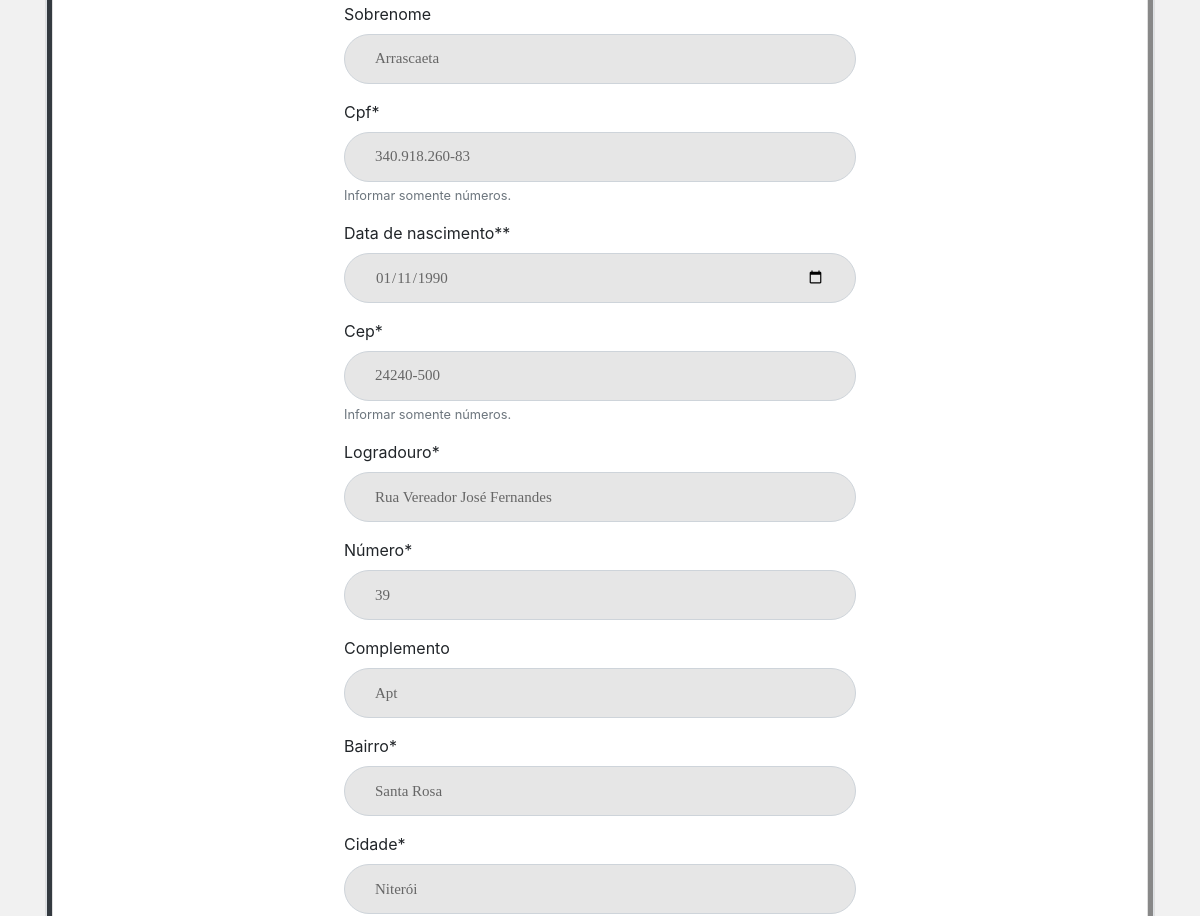
The page /perfil/ (signed in, middle part) on the database as committed earlier.
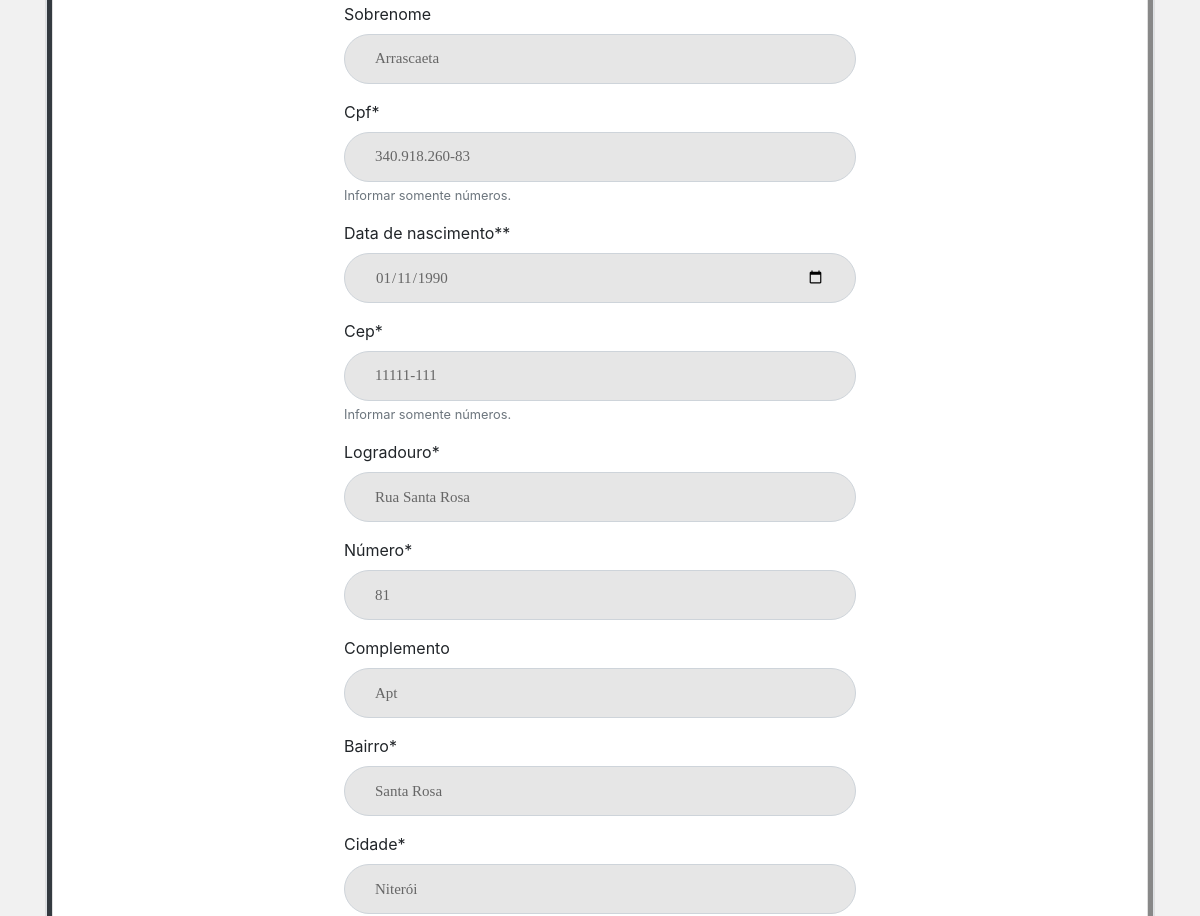
The same page on the database as committed later.
### perfil/models.py (models this page shows, shortened)
class Perfil(models.Model):
    usuario = models.OneToOneField(
        User, on_delete=models.CASCADE, verbose_name='Usuário')
    idade = models.PositiveIntegerField(default=0)
    data_nascimento = models.DateField(verbose_name='Data de nascimento')
    cpf = models.CharField(max_length=14)
    endereco = models.CharField(max_length=50, verbose_name='Endereço')
    numero = models.CharField(max_length=5, verbose_name='Número')
    complemento = models.CharField(max_length=30, blank=True, null=True)
    bairro = models.CharField(max_length=30)
    cep = models.CharField(max_length=9)
    cidade = models.CharField(max_length=30)
    estado = models.CharField(
        max_length=2,
        default='AC',
        choices=(
            ('AC', 'Acre'),
            ('AL', 'Alagoas'),
            ('AP', 'Amapá'),
            ('AM', 'Amazonas'),
            ('BA', 'Bahia'),
            ('CE', 'Ceará'),
            ('DF', 'Distrito Federal'),
            ('ES', 'Espírito Santo'),
            ('GO', 'Goiás'),
            ('MA', 'Maranhão'),
            ('MT', 'Mato Grosso'),
            ('MS', 'Mato Grosso do Sul'),
            ('MG', 'Minas Gerais'),
            ('PA', 'Pará'),
            ('PB', 'Paraíba'),
            ('PR', 'Paraná'),
            ('PE', 'Pernambuco'),
            ('PI', 'Piauí'),
            ('RJ', 'Rio de Janeiro'),
            ('RN', 'Rio Grande do Norte'),
            ('RS', 'Rio Grande do Sul'),
            ('RO', 'Rondônia'),
            ('RR', 'Roraima'),
            ('SC', 'Santa Catarina'),
            ('SP', 'São Paulo'),
            ('SE', 'Sergipe'),
            ('TO', 'Tocantins'),
        )
    )
    class Meta:
        verbose_name = 'Perfil'
        verbose_name_plural = 'Perfis'

### perfil/views.py (the view, shortened to what this page needs)
# urls.py: path('', views.BasePerfil.as_view(), name='entrar'),
class BasePerfil(View):
    template_name = 'perfil/entrar.html'
    def setup(self, *args, **kwargs):
        super().setup(*args, **kwargs)
        self.carrinho = copy.deepcopy(self.request.session.get('carrinho'), {})
        self.perfil = None
        if self.request.user.is_authenticated:
            self.perfil = models.Perfil.objects.filter(
                usuario=self.request.user
            ).first()
            self.contexto = {
                'userform': forms.UserForm(
                    data=self.request.POST or None,
                    usuario=self.request.user,
                    instance=self.request.user
                ),
                'perfilform': forms.PerfilForm(
                    data=self.request.POST or None,
                    instance=self.perfil
                )
            }
        self.userform = self.contexto['userform']
        self.perfilform = self.contexto['perfilform']
        if self.request.user.is_authenticated:
            self.template_name = 'perfil/atualizar.html'
        self.renderizar = render(
            self.request, self.template_name, self.contexto)
    def get(self, *args, **kwargs):
        return self.renderizar

### perfil/templates/perfil/atualizar.html (shortened to what this page needs)
{% extends 'perfil/criar.html' %}

### perfil/templates/perfil/criar.html (shortened to what this page needs)
{% extends 'base.html' %}
{% load static %}
{% load crispy_forms_tags %}
{% block conteudo %}
<div class="card">
    <div class="card-body card-fundo border" style="padding: 5px;">
        <div class="card">
            <div class="card-body">
                <div class="row ">
                    <div class="col-sm-12 col-md-12 col-lg-8 col-xl-6 mx-auto">
                        <form class="" method="POST" action="{% url 'perfil:criar' %}">
                            {{ userform|crispy }}
                            {{ perfilform|crispy }}
                        </form>
                    </div>
                </div>
            </div>
        </div>
        <br>
    </div>
</div>
{% endblock %}

Rows that differ between the two databases and show on the page:
changed Perfil "Apt": cep "24240-500" → "11111-111"; endereco "Rua Vereador José Fernandes" → "Rua Santa Rosa"; numero "39" → "81"
